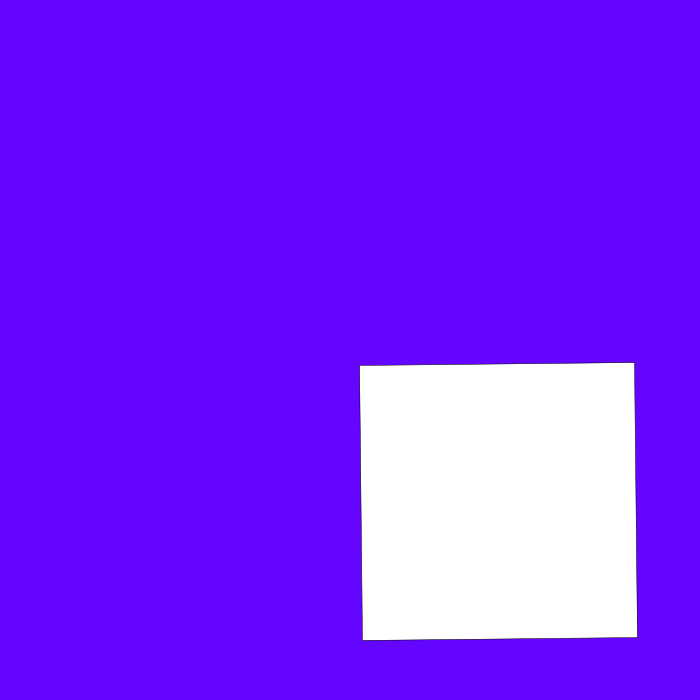
Frame 1 (no input)
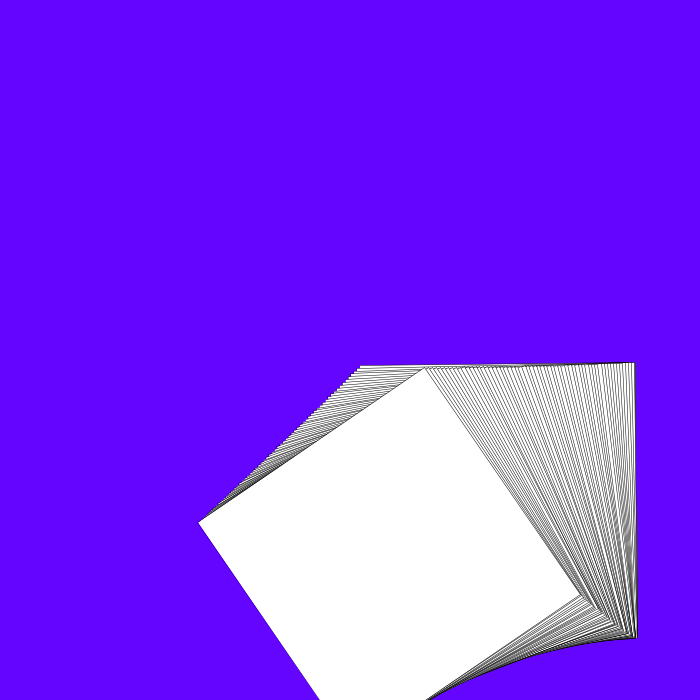
Frame 60 (the mouse pressed at the canvas centre just before this capture)
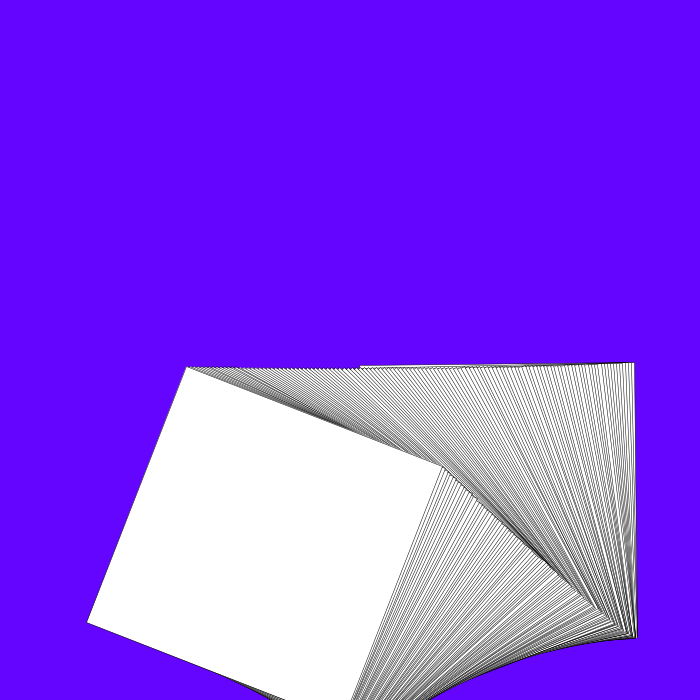
Frame 120 (the mouse held since frame 60 and released just before this capture)

The Processing sketch that drew these frames (run headless with seeded random() and noise(); from frame 60 on, the mouse is pressed at the canvas centre):

// Processing sketch: processing_130668
// ── processing_130668.pde

float spin01, spin02;

void setup() {

  size( 700, 700 );
  smooth();

  background( #6405FF );
}

void draw() {

  spin01 += .01;
  spin02 -= .02; 

  strokeWeight( .5 );
  fill( 255 );
  pushMatrix();
  rectMode( CENTER );
  translate( width/2, height/2 );
  rotate( spin01 );
  //rect( 0, 0, 275, 275 );
  rectMode( CENTER );
  translate( width/2-200, height/2-200 );
  rotate( spin02 );
  rect( 0, 0, 275, 275 );
  popMatrix();

  fill( #6405FF );
  //ellipse( width/2-100, height/2, 50, 50 );

  pushStyle();
  strokeWeight( 20 );
  stroke( #FF0572, 175 );
  fill( 255 );
  //ellipse( width/2, height/2, 50, 50 );
  popStyle();

  fill( #05FF84 );
  //stroke( 255 );
  //ellipse( width/2+100, height/2, 50, 50 );

  //line( 0, height/2, width, height/2 );
}
